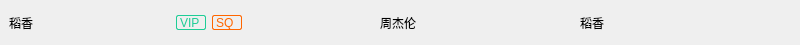
<?xml version="1.0" encoding="UTF-8"?>
<ui version="4.0">
 <class>ListItemBox</class>
 <widget class="QWidget" name="ListItemBox">
  <property name="geometry">
   <rect>
    <x>0</x>
    <y>0</y>
    <width>800</width>
    <height>45</height>
   </rect>
  </property>
  <property name="windowTitle">
   <string>Form</string>
  </property>
  <layout class="QHBoxLayout" name="horizontalLayout">
   <property name="spacing">
    <number>0</number>
   </property>
   <property name="leftMargin">
    <number>0</number>
   </property>
   <property name="topMargin">
    <number>0</number>
   </property>
   <property name="rightMargin">
    <number>0</number>
   </property>
   <property name="bottomMargin">
    <number>0</number>
   </property>
   <item>
    <widget class="QWidget" name="MusicNameBox" native="true">
     <property name="minimumSize">
      <size>
       <width>380</width>
       <height>0</height>
      </size>
     </property>
     <property name="maximumSize">
      <size>
       <width>380</width>
       <height>16777215</height>
      </size>
     </property>
     <layout class="QHBoxLayout" name="horizontalLayout_2">
      <item>
       <widget class="QLabel" name="MusicNameLable">
        <property name="minimumSize">
         <size>
          <width>130</width>
          <height>0</height>
         </size>
        </property>
        <property name="maximumSize">
         <size>
          <width>130</width>
          <height>16777215</height>
         </size>
        </property>
        <property name="text">
         <string>稻香</string>
        </property>
       </widget>
      </item>
      <item>
       <widget class="QPushButton" name="LikeBtn">
        <property name="minimumSize">
         <size>
          <width>25</width>
          <height>25</height>
         </size>
        </property>
        <property name="maximumSize">
         <size>
          <width>25</width>
          <height>25</height>
         </size>
        </property>
        <property name="styleSheet">
         <string notr="true">#LikeBtn
{
border:none;
}</string>
        </property>
        <property name="text">
         <string/>
        </property>
       </widget>
      </item>
      <item>
       <widget class="QLabel" name="VIPLabel">
        <property name="minimumSize">
         <size>
          <width>30</width>
          <height>15</height>
         </size>
        </property>
        <property name="maximumSize">
         <size>
          <width>30</width>
          <height>15</height>
         </size>
        </property>
        <property name="styleSheet">
         <string notr="true">#VIPLabel
{
	border:1px solid #1ECD96;
	color:#1ECD96;
	border-radius:2px;
}</string>
        </property>
        <property name="text">
         <string>VIP</string>
        </property>
       </widget>
      </item>
      <item>
       <widget class="QLabel" name="SQLabel">
        <property name="minimumSize">
         <size>
          <width>30</width>
          <height>15</height>
         </size>
        </property>
        <property name="maximumSize">
         <size>
          <width>20</width>
          <height>15</height>
         </size>
        </property>
        <property name="styleSheet">
         <string notr="true">#SQLabel
{
	border:1px solid #FF6600;
	color:#FF6600;
	border-radius:2px;
}</string>
        </property>
        <property name="text">
         <string>SQ</string>
        </property>
       </widget>
      </item>
      <item>
       <spacer name="horizontalSpacer">
        <property name="orientation">
         <enum>Qt::Horizontal</enum>
        </property>
        <property name="sizeHint" stdset="0">
         <size>
          <width>120</width>
          <height>20</height>
         </size>
        </property>
       </spacer>
      </item>
     </layout>
    </widget>
   </item>
   <item>
    <widget class="QWidget" name="MusicSingerBox" native="true">
     <property name="minimumSize">
      <size>
       <width>200</width>
       <height>0</height>
      </size>
     </property>
     <property name="maximumSize">
      <size>
       <width>200</width>
       <height>16777215</height>
      </size>
     </property>
     <layout class="QHBoxLayout" name="horizontalLayout_3">
      <property name="spacing">
       <number>0</number>
      </property>
      <property name="leftMargin">
       <number>0</number>
      </property>
      <property name="topMargin">
       <number>0</number>
      </property>
      <property name="rightMargin">
       <number>0</number>
      </property>
      <property name="bottomMargin">
       <number>0</number>
      </property>
      <item>
       <widget class="QLabel" name="MusicSingerLable">
        <property name="text">
         <string>周杰伦</string>
        </property>
       </widget>
      </item>
     </layout>
    </widget>
   </item>
   <item>
    <widget class="QWidget" name="MusicAlbumBox" native="true">
     <layout class="QHBoxLayout" name="horizontalLayout_4">
      <property name="spacing">
       <number>0</number>
      </property>
      <property name="leftMargin">
       <number>0</number>
      </property>
      <property name="topMargin">
       <number>0</number>
      </property>
      <property name="rightMargin">
       <number>0</number>
      </property>
      <property name="bottomMargin">
       <number>0</number>
      </property>
      <item>
       <widget class="QLabel" name="MusicAlbumLable">
        <property name="text">
         <string>稻香</string>
        </property>
       </widget>
      </item>
     </layout>
    </widget>
   </item>
  </layout>
 </widget>
 <resources/>
 <connections/>
</ui>
